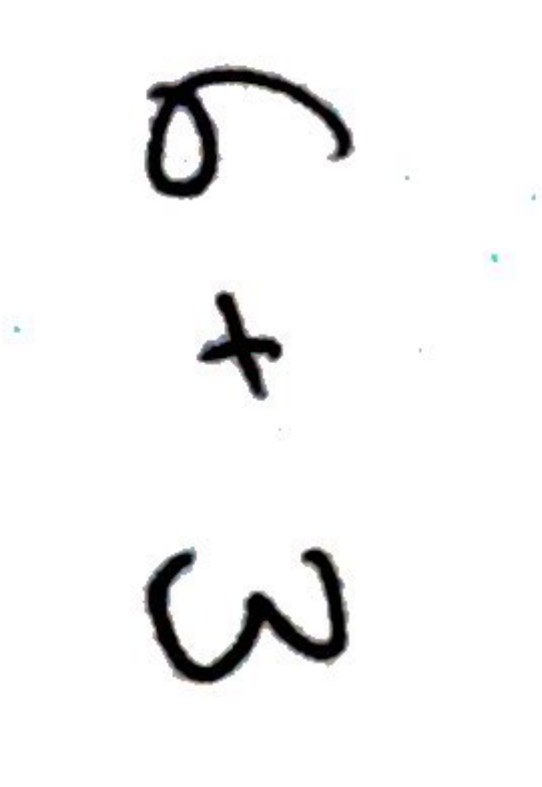
#> input picture output/pages/addition_page_0.png, 1083 x 1573 px, given as the content of the folder ./output/symbols, which was not available (shown at 1/2 size)
$ jupyter execute --allow-errors test_3.ipynb
#> lines starting #> are read from the running program, lines starting #| are printed output that depends on the picture
[cell 1]
import pandas as pd
import numpy as np

pixel_cols = [f'pixel{i}' for i in range(784)]

# Load Greek symbols
#> (the rest of this cell did not finish here and is left out)

[cell 2]
import fitz  # PyMuPDF
import os

def convert_pdf_to_images(pdf_path, output_folder='./output/pages'):
    os.makedirs(output_folder, exist_ok=True)
    doc = fitz.open(pdf_path)
    image_paths = []
    for i in range(len(doc)):
        page = doc[i]
        pix = page.get_pixmap(dpi=300)
        img_path = os.path.join(output_folder, f"{os.path.basename(pdf_path).replace('.pdf','')}_page_{i}.png")
        pix.save(img_path)
        image_paths.append(img_path)
    return image_paths

# Run this for both PDFs
#> (the rest of this cell did not finish here and is left out)

[cell 3]
import cv2
import numpy as np

# [18 lines left out: function extract_symbols_from_page, not called in this run]

#> (the rest of this cell did not finish here and is left out)

[cell 4]
import os
import pandas as pd

def create_labels_csv(image_folder='./output/symbols', output_file='labels.csv'):
    image_files = sorted([f for f in os.listdir(image_folder) if f.endswith('.png')])
    df = pd.DataFrame({'filename': image_files, 'label': [''] * len(image_files)})
    df.to_csv(output_file, index=False)
    print(f"{len(image_files)} entries written to {output_file}")

# Run this
create_labels_csv()

[cell 5]
import torch
import pandas as pd
from torch.utils.data import Dataset, DataLoader
from torchvision import transforms
from PIL import Image
import numpy as np

# Columns and transform
pixel_cols = [f'pixel{i}' for i in range(784)]

# Data augmentation (jitter + rotate + affine)
#> (the rest of this cell did not finish here and is left out)

[cell 6]
from sklearn.model_selection import train_test_split

#> (the rest of this cell did not finish here and is left out)

[cell 7]
import torch.nn as nn
import torch.nn.functional as F

class SymbolCNN(nn.Module):
    # [19 lines left out: functions __init__, forward, not called in this run]

#> (the rest of this cell did not finish here and is left out)

[cell 8]
import torch.optim as optim

#> (the rest of this cell did not finish here and is left out)

[cell 9]
import seaborn as sns
import matplotlib.pyplot as plt

plt.figure(figsize=(16, 5))
#> (the rest of this cell did not finish here and is left out)

#> (a cell that did not finish here is left out)

[cell 11]
from PIL import Image
import torch
from torchvision import transforms

# Ensure model is in evaluation mode
#> (the rest of this cell did not finish here and is left out)

[cell 12]
import os
from collections import defaultdict

symbol_dir = "./output/symbols"  # directory with cropped symbols
grouped_symbols = defaultdict(list)

# Group by filename prefix (e.g., addition_page_0)
for filename in os.listdir(symbol_dir):
    if filename.endswith(".png"):
        page = "_".join(filename.split("_")[:-1])
        grouped_symbols[page].append(filename)

# Sort symbols in correct order
def extract_symbol_index(filename):
    return int(filename.split("_sym")[-1].split(".")[0])

[cell 13]
import sympy as sp

results = {}

#> (the rest of this cell did not finish here and is left out)

[cell 14]
for page, (expr, value) in results.items():
    print(f"{page}: {expr} = {value}")

[cell 15]
import matplotlib.pyplot as plt

def debug_predict_image(img_path):
#> called with img_path = './output/symbols/addition_page_0.png'
    image = Image.open(img_path).convert("L").rotate(90, expand=True)
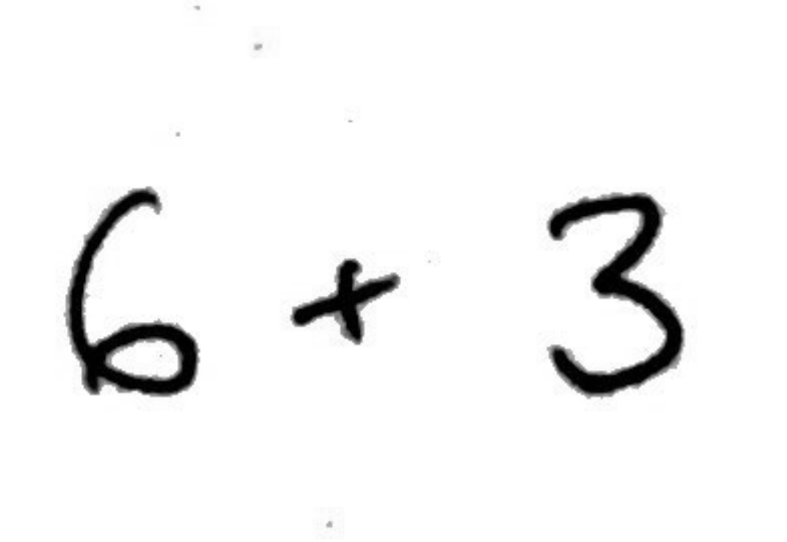
#> image: PIL image 1573x1083 L (shown at 1/2 size); min 0, max 255, mean 243.6
    pred = predict_symbol(img_path)
    plt.imshow(image, cmap='gray')
    plt.title(f"Predicted: {pred}")
    plt.axis('off')
    plt.show()


$ run again, on output/pages/subtraction_page_0.png
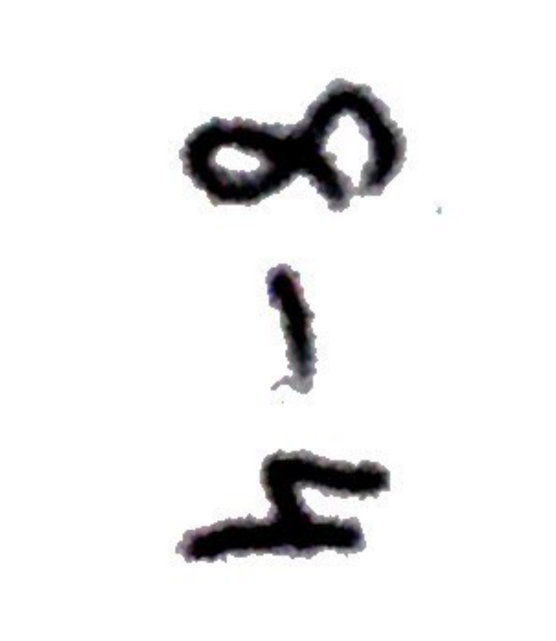
#> input picture output/pages/subtraction_page_0.png, 1111 x 1282 px, given as the content of the folder ./output/symbols, which was not available (shown at 1/2 size)
#> in debug_predict_image, `image = Image.open(img_path).convert("L").rotate(90, expand=True)`:
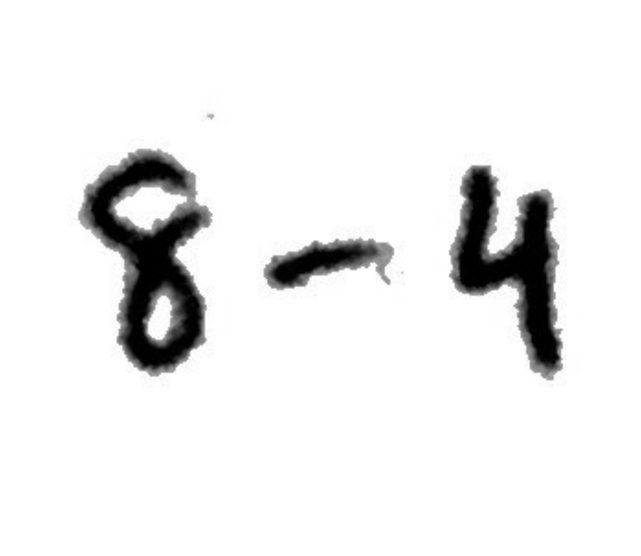
#> image: PIL image 1282x1111 L (shown at 1/2 size); min 0, max 255, mean 236.6
